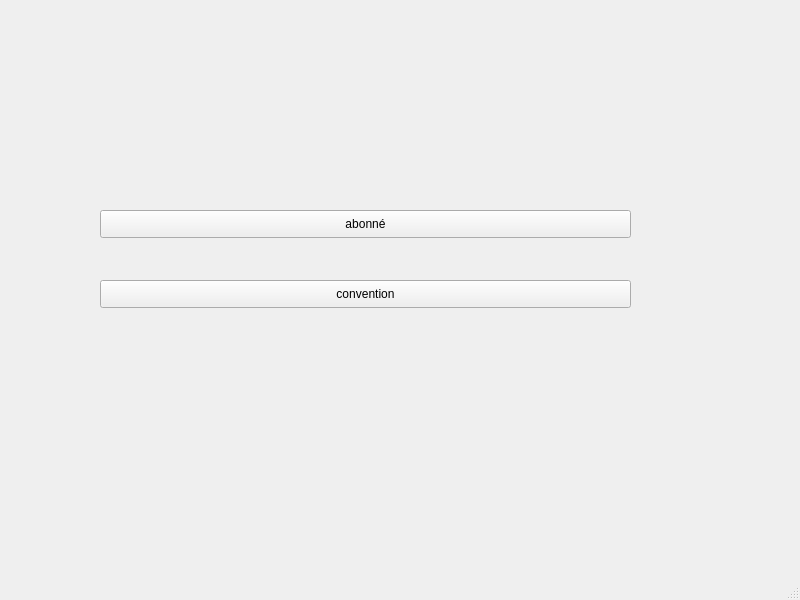
<?xml version="1.0" encoding="UTF-8"?>
<ui version="4.0">
 <class>MainWindow</class>
 <widget class="QMainWindow" name="MainWindow">
  <property name="geometry">
   <rect>
    <x>0</x>
    <y>0</y>
    <width>800</width>
    <height>600</height>
   </rect>
  </property>
  <property name="windowTitle">
   <string>MainWindow</string>
  </property>
  <widget class="QWidget" name="centralwidget">
   <widget class="QPushButton" name="abonne">
    <property name="geometry">
     <rect>
      <x>100</x>
      <y>210</y>
      <width>531</width>
      <height>28</height>
     </rect>
    </property>
    <property name="text">
     <string>abonné</string>
    </property>
   </widget>
   <widget class="QPushButton" name="convention">
    <property name="geometry">
     <rect>
      <x>100</x>
      <y>280</y>
      <width>531</width>
      <height>28</height>
     </rect>
    </property>
    <property name="text">
     <string>convention</string>
    </property>
   </widget>
  </widget>
  <widget class="QMenuBar" name="menubar">
   <property name="geometry">
    <rect>
     <x>0</x>
     <y>0</y>
     <width>800</width>
     <height>26</height>
    </rect>
   </property>
  </widget>
  <widget class="QStatusBar" name="statusbar"/>
 </widget>
 <resources/>
 <connections/>
</ui>
